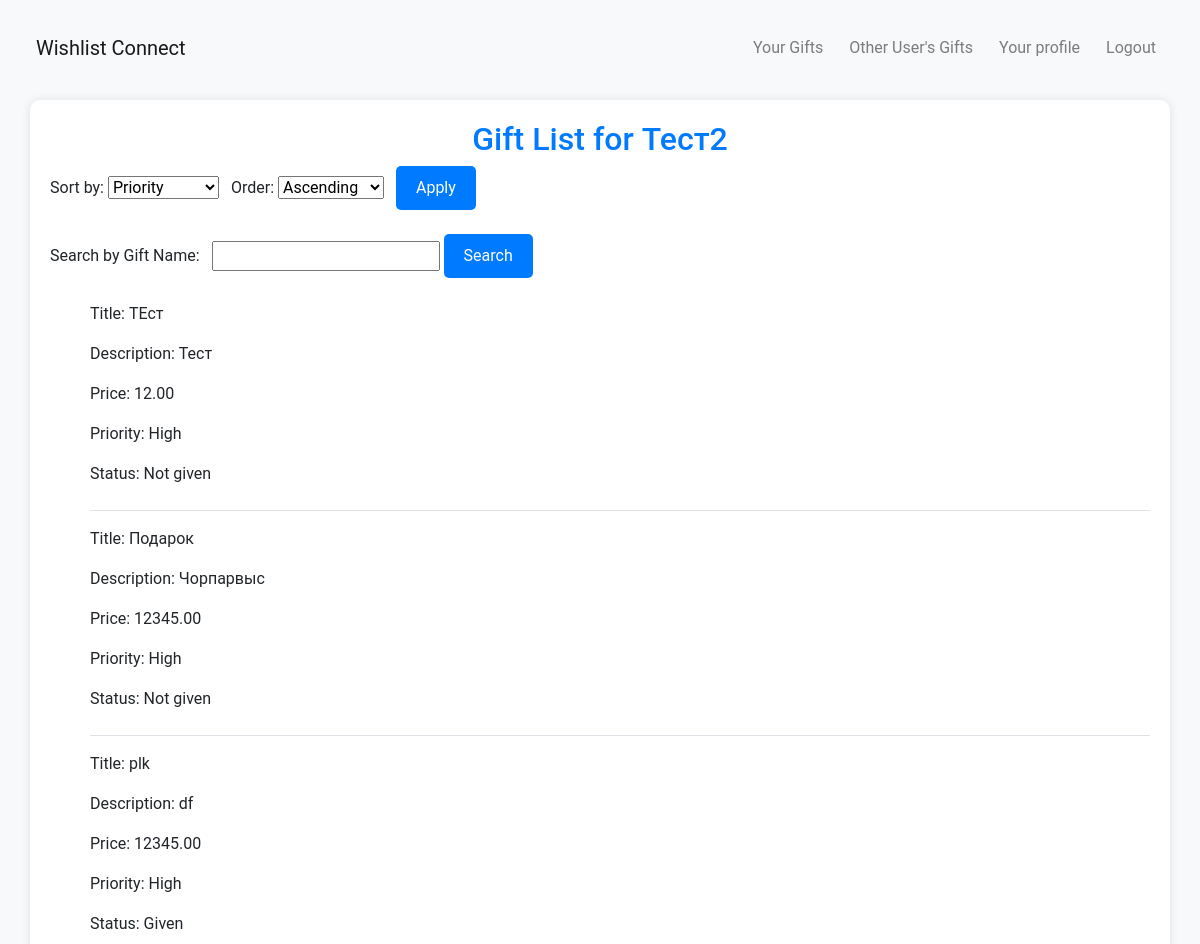
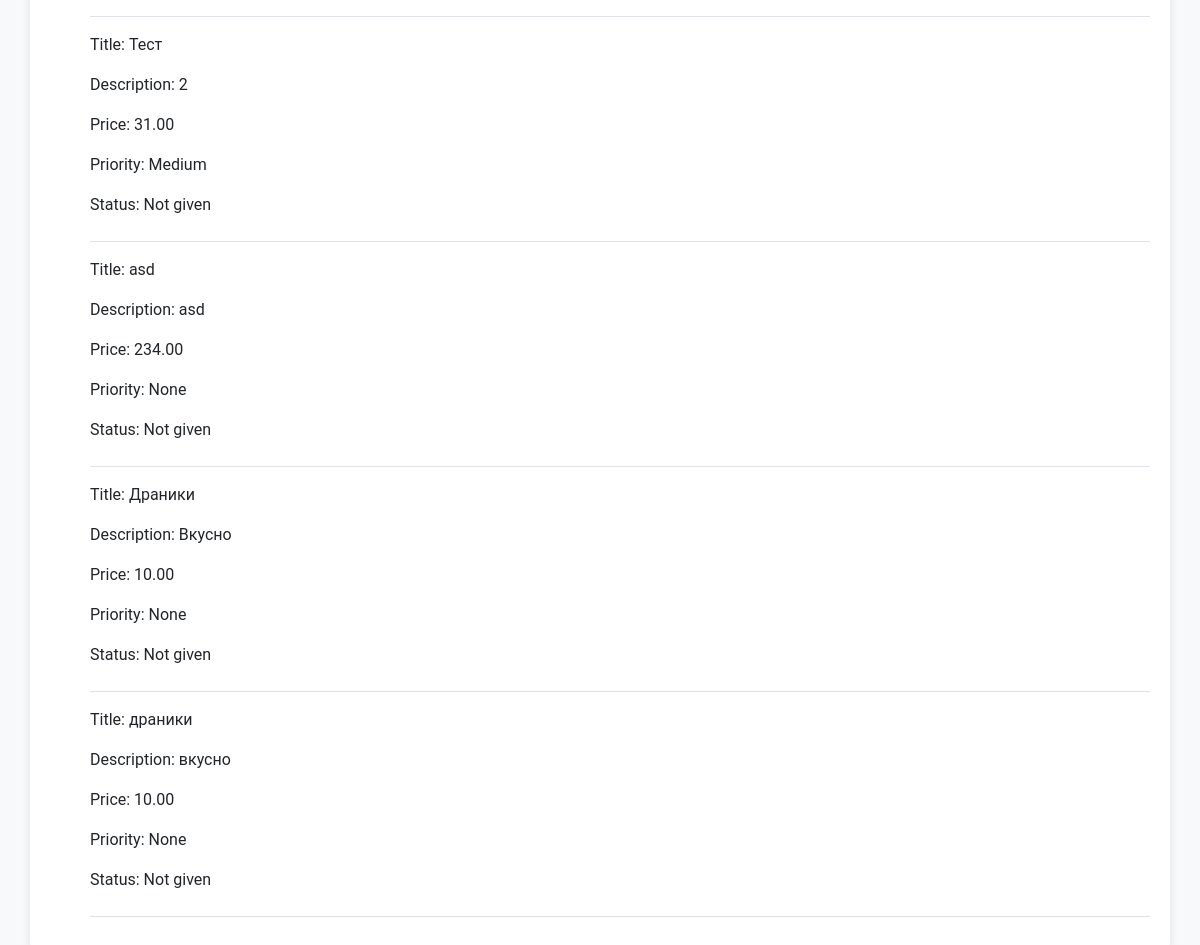
Page /api/other-user-gift-list/4/ (signed in) on the committed database (2 pictures, top to bottom).
### api/models.py (models this page shows, shortened)
class Gift(models.Model):
    PRIORITY_CHOICES = [
        ('high', 'High'),
        ('medium', 'Medium'),
        ('low', 'Low'),
        ('none', 'None'),
    ]
    STATUS_CHOICES = [
        ('given', 'Given'),
        ('not given', 'Not given'),
        ('booked', 'Booked'),
    ]
    user = models.ForeignKey(User, on_delete=models.CASCADE)
    title = models.CharField(max_length=255)
    description = models.TextField()
    price = models.DecimalField(max_digits=10, decimal_places=2)
    priority = models.CharField(max_length=10, choices=PRIORITY_CHOICES, default='none')
    status = models.CharField(max_length=10, choices=STATUS_CHOICES, default='not given')
    image = models.ImageField(upload_to='gift_images/', blank=True, null=True)

### api/views.py (the view)
# urls.py: path('other-user-gift-list/<int:user_id>/', other_user_gift_list, name='other-user-gift-list'),
@login_required
def other_user_gift_list(request, user_id):
    other_user = get_object_or_404(User, id=user_id)
    try:
        other_user_profile = UserProfile.objects.get(user=other_user)
    except UserProfile.DoesNotExist:
        return render(request, 'user_not_found_notification.html')
    other_user_profile = UserProfile.objects.get(user=other_user)
    if not other_user_profile.visible:
        return render(request, 'invisible_user_notification.html', {'other_user': other_user})
    sort_options = {
        'priority': 'Priority',
        'title': 'Alphabetical',
        'price': 'Price',
        'status': 'Status',
    }
    sort_by = request.GET.get('sort_by', 'priority')
    order = request.GET.get('order', 'asc')
    gifts = Gift.objects.filter(user=request.user)
    search_query = request.GET.get('search_query', '')
    if search_query:
        gifts = gifts.filter(Q(title__icontains=search_query) | Q(description__icontains=search_query))
    if order == 'desc':
        gifts = gifts.order_by(f'-{sort_by}')
    else:
        gifts = gifts.order_by(sort_by)
    context = {
        'gifts': gifts,
        'sort_by': sort_by,
        'order': order,
        'sort_options': sort_options,
        'other_user': other_user,
        'other_user_profile': other_user_profile,
        'search_query': search_query,
    }
    return render(request, 'other_user_gift_list.html', context)

### templates/other_user_gift_list.html (shortened to what this page needs)
{% extends 'base.html' %}
{% load i18n %}
{% block content %}
    <div class="text-center">
        {% if other_user %}
            <h2>{% trans "Gift List for"%} {{ other_user.username }}</h2>
        {% endif %}
    </div>
    <form method="get" class="mb-4">
        <label for="sort_by">{% trans "Sort by:"%}</label>
        <select name="sort_by" id="sort_by" class="mr-2">
            {% for key, label in sort_options.items %}
                <option value="{{ key }}" {% if key == sort_by %}selected{% endif %}> {{ label }}</option>
            {% endfor %}
        </select>
        <label for="order">{% trans "Order:"%}</label>
        <select name="order" id="order" class="mr-2">
            <option value="asc" {% if order == 'asc' %}selected{% endif %}>{% trans "Ascending"%}</option>
        </select>
        <button type="submit" class="standard-button">{% trans "Apply"%}</button>
    </form>
    <form method="get" action="{% url 'other-user-gift-list' user_id=other_user.id %}" class="mb-4">
        <label for="search_query" class="mr-2">{% trans "Search by Gift Name:" %}</label>
        <input type="text" name="search_query" id="search_query" value="{{ search_query }}">
        <button type="submit" class="standard-button" data-ajax="{% if request.is_ajax %}true{% else %}false{% endif %}">
            {% trans "Search" %}
        </button>
    </form>
    {% if search_query %}
        {% if gifts%}
            <ul>
                {% for gift in gifts %}
                    <div class="mb-4">
                        <p>{% trans "Title:"%} {{ gift.title }}</p>
                        <p>{% trans "Description:"%} {{ gift.description }}</p>
                        <p>{% trans "Price:"%} {{ gift.price }}</p>
                        <p>{% trans "Priority:"%} {{ gift.get_priority_display }}</p>
                        <p>{% trans "Status:"%} {{ gift.get_status_display }}</p>
                    </div>
                    <hr>
                {% endfor %}
            </ul>
        {% else %}
            <p>{% trans "No gifts found." %}</p>
        {% endif %}
    {% else%}
        {% if gifts%}
            <ul>
                {% for gift in gifts %}
                    <div class="mb-4">
                        <p>{% trans "Title:"%} {{ gift.title }}</p>
                        <p>{% trans "Description:"%} {{ gift.description }}</p>
                        <p>{% trans "Price:"%} {{ gift.price }}</p>
                        <p>{% trans "Priority:"%} {{ gift.get_priority_display }}</p>
                        <p>{% trans "Status:"%} {{ gift.get_status_display }}</p>
                    </div>
                    <hr>
                {% endfor %}
            </ul>
        {% else %}
            <p>{% trans "Current user hasn't gifts." %}</p>
        {% endif %}
    {% endif %}
{% endblock %}

### templates/base.html (style rules this page uses)
body { background-color: #f8f9fa; margin: 20px; font-family: 'Roboto', sans-serif; font-size: 16px; }
h1, h2, h3 { color: #007bff; }
.standard-button { background-color: #007bff; color: #fff; border: none; padding: 10px 20px; border-radius: 5px; cursor: pointer; }
hr { border-top: 1px solid #dee2e6; }

### rows in the picture
Gift: title "ТЕст", description "Тест", price "12.00", priority "High", status "Not given"
Gift: title "Подарок", description "Чорпарвыс", price "12345.00", priority "High", status "Not given"
Gift: title "plk", description "df", price "12345.00", priority "High", status "Given"
Gift: title "Тест", description "2", price "31.00", priority "Medium", status "Not given"
Gift: title "asd", description "asd", price "234.00", priority "None", status "Not given"
Gift: title "Драники", description "Вкусно", price "10.00", priority "None", status "Not given"
Gift: title "драники", description "вкусно", price "10.00", priority "None", status "Not given"

### other values in the picture
{{ other_user.username }} "Тест2"
form field sort_by "Priority"
